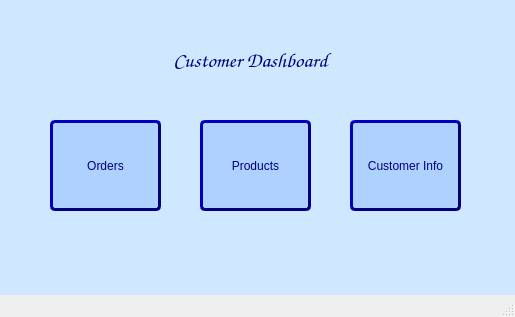
<?xml version="1.0" encoding="UTF-8"?>
<ui version="4.0">
 <class>MainWindow</class>
 <widget class="QMainWindow" name="MainWindow">
  <property name="geometry">
   <rect>
    <x>0</x>
    <y>0</y>
    <width>515</width>
    <height>317</height>
   </rect>
  </property>
  <property name="windowTitle">
   <string>MainWindow</string>
  </property>
  <widget class="QWidget" name="centralwidget">
   <widget class="QPushButton" name="prodView">
    <property name="geometry">
     <rect>
      <x>200</x>
      <y>120</y>
      <width>111</width>
      <height>91</height>
     </rect>
    </property>
    <property name="styleSheet">
     <string notr="true">background-color: rgb(174, 209, 255);
font: 10pt &quot;Comic Sans MS&quot;;
color: #00007f;
border-style: outset;
border-width: 3px;
border-radius: 5px;
border-color: #00007f;
</string>
    </property>
    <property name="text">
     <string>Products</string>
    </property>
   </widget>
   <widget class="QPushButton" name="d_orderView">
    <property name="geometry">
     <rect>
      <x>50</x>
      <y>120</y>
      <width>111</width>
      <height>91</height>
     </rect>
    </property>
    <property name="styleSheet">
     <string notr="true">background-color: rgb(174, 209, 255);
font: 10pt &quot;Comic Sans MS&quot;;
color: #00007f;
border-style: outset;
border-width: 3px;
border-radius: 5px;
border-color: #00007f;
</string>
    </property>
    <property name="text">
     <string>Orders</string>
    </property>
   </widget>
   <widget class="QPushButton" name="distributorView">
    <property name="geometry">
     <rect>
      <x>350</x>
      <y>120</y>
      <width>111</width>
      <height>91</height>
     </rect>
    </property>
    <property name="styleSheet">
     <string notr="true">background-color: rgb(174, 209, 255);
font: 10pt &quot;Comic Sans MS&quot;;
color: #00007f;
border-style: outset;
border-width: 3px;
border-radius: 5px;
border-color: #00007f;
</string>
    </property>
    <property name="text">
     <string>Customer Info</string>
    </property>
   </widget>
   <widget class="QLabel" name="label_12">
    <property name="geometry">
     <rect>
      <x>150</x>
      <y>40</y>
      <width>201</width>
      <height>41</height>
     </rect>
    </property>
    <property name="font">
     <font>
      <family>Comic Sans MS</family>
      <pointsize>16</pointsize>
     </font>
    </property>
    <property name="styleSheet">
     <string notr="true"/>
    </property>
    <property name="text">
     <string>&lt;html&gt;&lt;head/&gt;&lt;body&gt;&lt;p&gt;&lt;span style=&quot; color:#00007f;&quot;&gt;Customer Dashboard&lt;/span&gt;&lt;/p&gt;&lt;/body&gt;&lt;/html&gt;</string>
    </property>
    <property name="alignment">
     <set>Qt::AlignCenter</set>
    </property>
   </widget>
   <widget class="QLabel" name="label_4">
    <property name="geometry">
     <rect>
      <x>-20</x>
      <y>-10</y>
      <width>831</width>
      <height>681</height>
     </rect>
    </property>
    <property name="autoFillBackground">
     <bool>false</bool>
    </property>
    <property name="styleSheet">
     <string notr="true">

background-color: rgb(207, 232, 255);
</string>
    </property>
    <property name="frameShape">
     <enum>QFrame::Panel</enum>
    </property>
    <property name="text">
     <string/>
    </property>
   </widget>
   <widget class="QLabel" name="label_5">
    <property name="geometry">
     <rect>
      <x>90</x>
      <y>170</y>
      <width>31</width>
      <height>31</height>
     </rect>
    </property>
    <property name="text">
     <string/>
    </property>
    <property name="pixmap">
     <pixmap>order.png</pixmap>
    </property>
    <property name="scaledContents">
     <bool>true</bool>
    </property>
   </widget>
   <widget class="QLabel" name="label">
    <property name="geometry">
     <rect>
      <x>240</x>
      <y>170</y>
      <width>31</width>
      <height>31</height>
     </rect>
    </property>
    <property name="text">
     <string/>
    </property>
    <property name="pixmap">
     <pixmap>prod.png</pixmap>
    </property>
    <property name="scaledContents">
     <bool>true</bool>
    </property>
   </widget>
   <widget class="QLabel" name="label_9">
    <property name="geometry">
     <rect>
      <x>390</x>
      <y>170</y>
      <width>41</width>
      <height>31</height>
     </rect>
    </property>
    <property name="text">
     <string/>
    </property>
    <property name="pixmap">
     <pixmap>cust.png</pixmap>
    </property>
    <property name="scaledContents">
     <bool>true</bool>
    </property>
   </widget>
   <zorder>label_4</zorder>
   <zorder>prodView</zorder>
   <zorder>d_orderView</zorder>
   <zorder>distributorView</zorder>
   <zorder>label_12</zorder>
   <zorder>label_5</zorder>
   <zorder>label</zorder>
   <zorder>label_9</zorder>
  </widget>
  <widget class="QMenuBar" name="menubar">
   <property name="geometry">
    <rect>
     <x>0</x>
     <y>0</y>
     <width>515</width>
     <height>18</height>
    </rect>
   </property>
  </widget>
  <widget class="QStatusBar" name="statusbar"/>
 </widget>
 <resources/>
 <connections/>
</ui>
